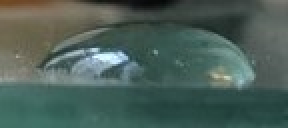
#> input picture test_image.jpg, 144 x 64 px (shown 2 times larger)
$ python main_old.py
#> lines starting #> are read from the running program, lines starting #| are printed output that depends on the picture
import cv2
from tkinter import *
from PIL import Image, ImageTk

# Define functions for Tkinter GUI
def update_canny(): # Used for changing the threshold of the canny algorithm
    # Get the current value of threshold
    low_threshold = low_slider.get()
    high_threshold = high_slider.get()
    cv2.GaussianBlur()

    # Apply the new value to the Canny edge detection
    edges = cv2.Canny(gray, low_threshold, high_threshold)

    # Find the contours and draw them
    contours, _ = cv2.findContours(edges.copy(), cv2.RETR_EXTERNAL, cv2.CHAIN_APPROX_SIMPLE)
    contour_img = img.copy()
    cv2.drawContours(contour_img, contours, -1, (0, 255, 0), 2)

    for contour in contours:
        if len(contour) >= 5:
            ellipse = cv2.fitEllipse(contour)
            cv2.ellipse(contour_img, ellipse, (255, 0, 0), 2)

    # Convert the processed image into Tkinter's format and resize
    contour_img_rgb = cv2.cvtColor(contour_img, cv2.COLOR_BGR2RGB)
    img_pil = Image.fromarray(contour_img_rgb)
    img_pil = img_pil.resize((width, height), Image.Resampling.LANCZOS) # Resize the image

    img_tk = ImageTk.PhotoImage(image=img_pil)

    # Update the display
    canvas.create_image(0, 0, anchor="nw", image=img_tk)
    canvas.image = img_tk

# Read the Image
img = cv2.imread("./test_image.jpg")
#> img is the input picture: shape (64, 144, 3); mean B, G, R 88.3, 95.5, 75.5

# Turn the image into gray
gray = cv2.cvtColor(img, cv2.COLOR_BGR2GRAY)
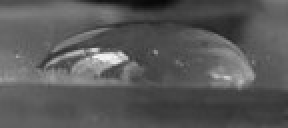
#> gray: shape (64, 144) (shown 2 times larger); min 7, max 245, mean 88.7

# Create the main window of Tkinter
root = Tk()
root.title("Canny Edge Detection")

# Calculate the new dimensions to display the image
width, height = img.shape[1]*4, img.shape[0]*4
#> width = 576; height = 256

# Create canvas with the enlarged size
canvas = Canvas(root, width=width, height=height)
canvas.pack()

# Create the sliders for adjusting Canny's threshold
low_slider = Scale(root, from_=0, to=255, orient=HORIZONTAL, label="Canny Low Threshold", command=lambda event: update_canny(), length=400)
low_slider.set(50) # Default value
low_slider.pack()

high_slider = Scale(root, from_=0, to=255, orient=HORIZONTAL, label="Canny High Threshold", command=lambda event: update_canny(), length=400)
high_slider.set(150) # Default value
high_slider.pack()


# Initialize the image display
#> (the run stopped early here; a loop or call above may not have finished)
